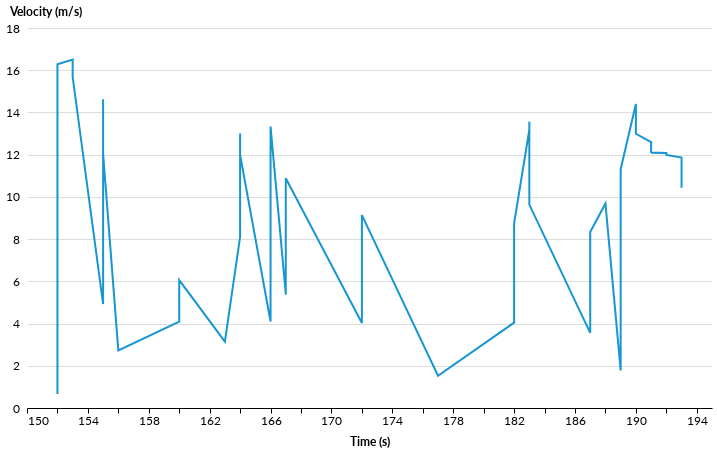

Source (notebook cell):
### Code cell
masked = mask_df(df)
#rolling average over speeds
def graph_attribute(attribute, masked):
    copy = masked.copy()
    copy = copy[copy[attribute] < 50]
    copy["rolling"] = copy[attribute].rolling(window=3).mean()
    copy = copy[copy["rolling"].notna()]
    copy = copy[copy[attribute] > 1]
    chart = alt.Chart(copy[["time", "rolling"]]).mark_line().encode(
        x=alt.X("time", title="Time (s)"),
        y=alt.Y("rolling", title="Velocity (m/s)"))
    display(chart)

masked = masked[(masked["time"] > 150) & (masked["time"] < 200)]
graph_attribute("current_motor", masked)

### Figure 1 — Vega-Lite specification as saved in the notebook (floating-point values rounded to 4 significant figures)
{"width": 685, "height": 380, "config": {"title": {"anchor": "start", "fontSize": 18, "font": "Lato", "fontColor": "#000000"}, "axisX": {"domain": true, "domainColor": "#000000", "domainWidth": 1, "grid": false, "labelFontSize": 12, "labelFont": "Lato", "labelAngle": 0, "tickColor": "#000000", "tickSize": 5, "titleFontSize": 12, "titlePadding": 10, "titleFont": "Lato", "title": ""}, "axisY": {"domain": false, "grid": true, "gridColor": "#DEDDDD", "gridWidth": 1, "labelFontSize": 12, "labelFont": "Lato", "labelPadding": 8, "ticks": false, "titleFontSize": 12, "titlePadding": 10, "titleFont": "Lato", "titleAngle": 0, "titleY": -10, "titleX": 18}, "background": "#FFFFFF", "legend": {"labelFontSize": 12, "labelFont": "Lato", "symbolSize": 100, "symbolType": "square", "titleFontSize": 12, "titlePadding": 10, "titleFont": "Lato", "title": "", "orient": "top-left", "offset": 0}, "view": {"stroke": "transparent"}, "range": {"category": ["#1696d2", "#d2d2d2", "#000000", "#fdbf11", "#ec008b", "#55b748", "#5c5859", "#db2b27"], "diverging": ["#cfe8f3", "#a2d4ec", "#73bfe2", "#46abdb", "#1696d2", "#12719e"]}, "area": {"fill": "#1696d2"}, "line": {"color": "#1696d2", "stroke": "#1696d2", "strokewidth": 5}, "trail": {"color": "#1696d2", "stroke": "#1696d2", "strokeWidth": 0, "size": 1}, "path": {"stroke": "#1696d2", "strokeWidth": 0.5}, "point": {"filled": true}, "text": {"font": "Lato", "color": "#1696d2", "fontSize": 11, "align": "right", "fontWeight": 400, "size": 11}, "bar": {"size": 40, "binSpacing": 1, "continuousBandSize": 30, "discreteBandSize": 30, "fill": "#1696d2", "stroke": false}}, "data": {"name": "data-3d9102c7b3e54471ce2f1b760bccfe4d"}, "mark": {"type": "line"}, "encoding": {"x": {"field": "time", "title": "Time (s)", "type": "quantitative"}, "y": {"field": "rolling", "title": "Velocity (m/s)", "type": "quantitative"}}, "$schema": "https://vega.github.io/schema/vega-lite/v5.16.3.json", "datasets": {"data-3d9102c7b3e54471ce2f1b760bccfe4d": [{"time": 152, "rolling": 0.6667}, {"time": 152, "rolling": 5.777}, {"time": 152, "rolling": 11.29}, {"time": 152, "rolling": 16.28}, {"time": 153, "rolling": 16.5}, {"time": 153, "rolling": 15.68}, {"time": 155, "rolling": 4.923}, {"time": 155, "rolling": 9.92}, {"time": 155, "rolling": 14.62}, {"time": 155, "rolling": 12.04}, {"time": 156, "rolling": 2.723}, {"time": 160, "rolling": 4.093}, {"time": 160, "rolling": 6.06}, {"time": 163, "rolling": 3.143}, {"time": 164, "rolling": 8.11}, {"time": 164, "rolling": 13.01}, {"time": 164, "rolling": 11.99}, {"time": 166, "rolling": 4.097}, {"time": 166, "rolling": 8.733}, {"time": 166, "rolling": 13.11}, {"time": 166, "rolling": 13.33}, {"time": 167, "rolling": 5.4}, {"time": 167, "rolling": 5.37}, {"time": 167, "rolling": 9.393}, {"time": 167, "rolling": 10.89}, {"time": 172, "rolling": 4.027}, {"time": 172, "rolling": 8.223}, {"time": 172, "rolling": 9.137}, {"time": 177, "rolling": 1.527}, {"time": 182, "rolling": 4.043}, {"time": 182, "rolling": 8.747}, {"time": 183, "rolling": 13.19}, {"time": 183, "rolling": 13.56}, {"time": 183, "rolling": 9.637}, {"time": 187, "rolling": 3.56}, {"time": 187, "rolling": 8.333}, {"time": 188, "rolling": 9.69}, {"time": 189, "rolling": 1.78}, {"time": 189, "rolling": 6.533}, {"time": 189, "rolling": 11.31}, {"time": 190, "rolling": 14.4}, {"time": 190, "rolling": 14.06}, {"time": 190, "rolling": 13.49}, {"time": 190, "rolling": 12.99}, {"time": 191, "rolling": 12.59}, {"time": 191, "rolling": 12.31}, {"time": 191, "rolling": 12.13}, {"time": 191, "rolling": 12.08}, {"time": 191, "rolling": 12.1}, {"time": 192, "rolling": 12.08}, {"time": 192, "rolling": 12.03}, {"time": 192, "rolling": 12.02}, {"time": 192, "rolling": 11.99}, {"time": 193, "rolling": 11.87}, {"time": 193, "rolling": 11.69}, {"time": 193, "rolling": 10.44}]}}
